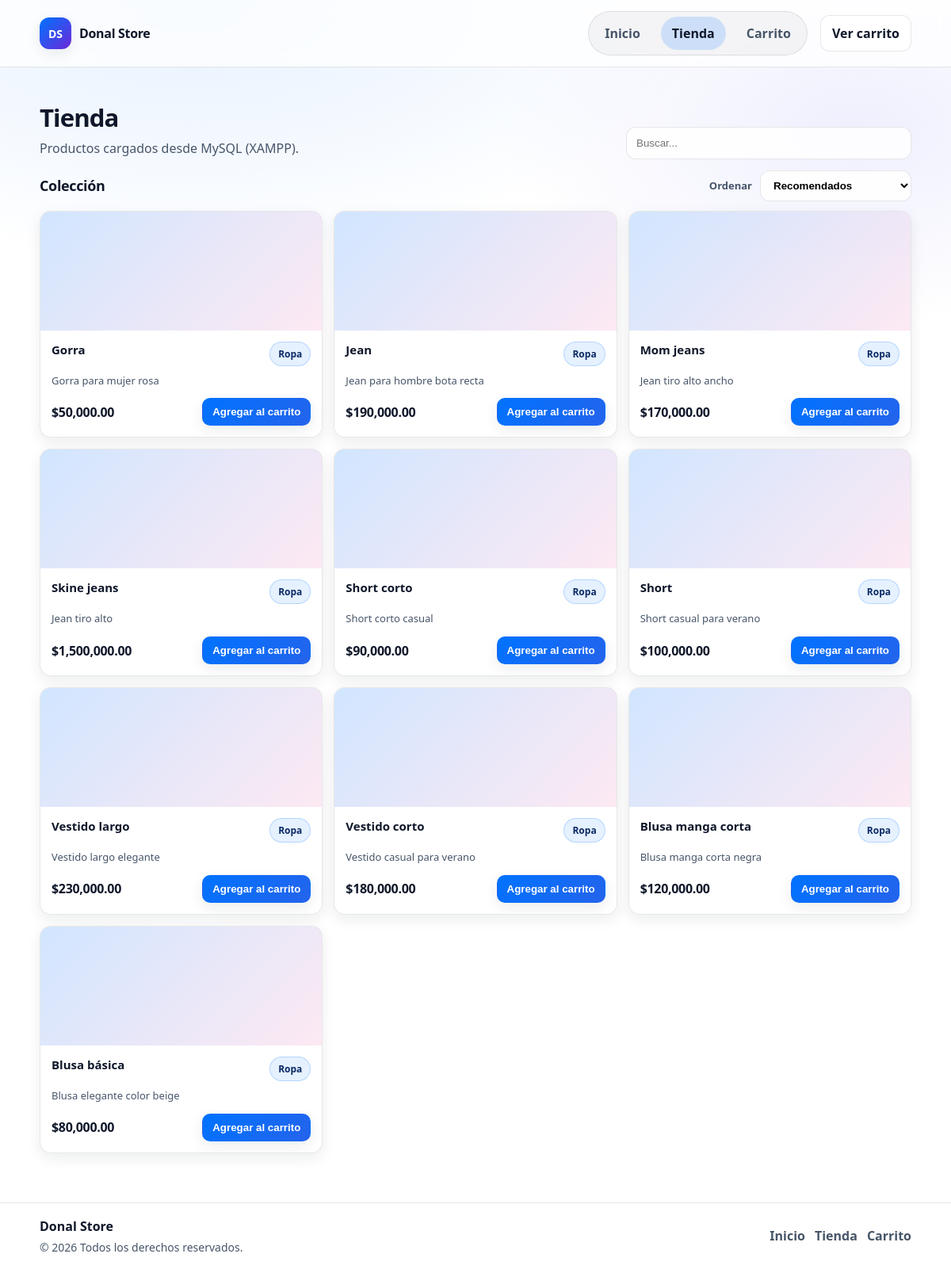
Screenshot of /pages/products.php with the database file from the repository.
### tables this page shows
CREATE TABLE productos (
    id INT AUTO_INCREMENT PRIMARY KEY,
    nombre VARCHAR(150) NOT NULL,
    descripcion TEXT,
    precio DECIMAL(10,2) NOT NULL,
    stock INT DEFAULT 0,
    fecha_creacion TIMESTAMP DEFAULT CURRENT_TIMESTAMP
);

### pages/products.php (the view, shortened to what this page needs)
<?php
$pdo = ConexionBaseDatos();
$stmt = $pdo->query("SELECT id, nombre, descripcion, precio, stock FROM productos ORDER BY id DESC");
$productos = $stmt->fetchAll();
?>
<!DOCTYPE html>
<html lang="es">
<head>
  <link rel="stylesheet" href="../styles/productos.css" />
</head>
<body>
  <header class="site-header">
    <div class="container header-inner">
      <a class="brand" href="home.php" aria-label="Donal Store - Inicio">
        <span class="brand-mark">DS</span>
        <span class="brand-name">Donal Store</span>
      </a>
      <nav class="nav" aria-label="Navegación principal">
        <a href="home.php" class="nav-link">Inicio</a>
        <a href="products.php" class="nav-link is-active">Tienda</a>
        <a href="carrito.php" class="nav-link">Carrito</a>
      </nav>
      <div class="header-actions">
        <a class="btn btn-ghost" href="carrito.php">Ver carrito</a>
      </div>
    </div>
  </header>
  <main class="section">
    <div class="container">
      <div class="page-head">
        <div>
          <h1 class="page-title">Tienda</h1>
          <p class="page-subtitle">Productos cargados desde MySQL (XAMPP).</p>
        </div>
        <form class="search" action="#" method="get">
          <input id="q" class="input" type="search" placeholder="Buscar..." />
        </form>
      </div>
      <section class="products" aria-label="Listado de productos">
        <div class="products-head">
          <h2 class="products-title">Colección</h2>
          <div class="sort">
            <label class="sort-label" for="sort">Ordenar</label>
            <select id="sort" class="select">
              <option>Recomendados</option>
            </select>
          </div>
        </div>
        <div class="grid">
          <?php foreach ($productos as $p): ?>
            <article class="product-card"
              data-id="<?= (int)$p['id'] ?>"
              data-name="<?= htmlspecialchars($p['nombre'], ENT_QUOTES, 'UTF-8') ?>"
              data-price="<?= (float)$p['precio'] ?>"
            >
              <div class="media"></div>
              <div class="body">
                <div class="top">
                  <h3 class="title"><?= htmlspecialchars($p['nombre']) ?></h3>
                  <span class="tag">Ropa</span>
                </div>
                <p class="desc"><?= htmlspecialchars($p['descripcion'] ?? '') ?></p>
                <div class="bottom">
                  <span class="price">$<?= number_format((float)$p['precio'], 2) ?></span>
                  <button class="btn btn-primary btn-small add-to-cart" type="button">Agregar al carrito</button>
                </div>
              </div>
            </article>
          <?php endforeach; ?>
        </div>
      </section>
    </div>
  </main>
  <footer class="footer">
    <div class="container footer-inner">
      <div>
        <div class="footer-brand">Donal Store</div>
        <div class="footer-muted">© 2026 Todos los derechos reservados.</div>
      </div>
      <div class="footer-links">
        <a href="home.php">Inicio</a>
        <a href="products.php">Tienda</a>
        <a href="carrito.php">Carrito</a>
      </div>
    </div>
  </footer>
</body>
</html>

### rows the page displays
productos: nombre "Gorra", descripcion "Gorra para mujer rosa", precio "50,000.00"
productos: nombre "Jean", descripcion "Jean para hombre bota recta", precio "190,000.00"
productos: nombre "Mom jeans", descripcion "Jean tiro alto ancho", precio "170,000.00"
productos: nombre "Skine jeans", descripcion "Jean tiro alto", precio "1,500,000.00"
productos: nombre "Short corto", descripcion "Short corto casual", precio "90,000.00"
productos: nombre "Short", descripcion "Short casual para verano", precio "100,000.00"
productos: nombre "Vestido largo", descripcion "Vestido largo elegante", precio "230,000.00"
productos: nombre "Vestido corto", descripcion "Vestido casual para verano", precio "180,000.00"
productos: nombre "Blusa manga corta", descripcion "Blusa manga corta negra", precio "120,000.00"
productos: nombre "Blusa básica", descripcion "Blusa elegante color beige", precio "80,000.00"
